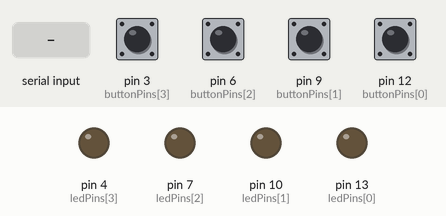
This sketch was run on a simulated Arduino Uno, built with avr-gcc and run on an emulated ATmega328P. Shown: output pins drawn as LEDs (lit = HIGH). The inputs (shaded band) are chosen by the test bench; at power-on: pin 3 (buttonPins[3]), pin 6 (buttonPins[2]), pin 9 (buttonPins[1]), pin 12 (buttonPins[0]) LOW. Random numbers use the default seed unless the sketch sets one.

Above: at 1.2 s.
1.3 s: "90,45\n" received over Serial
At 3.8 s:
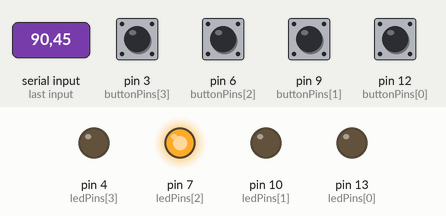
At 4.7 s:
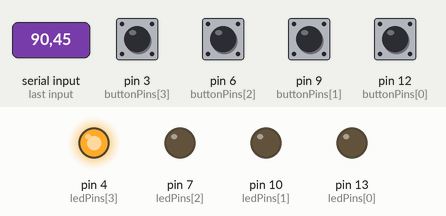
Timing chart, 0 to 12.0 s (numbered marks = the images above; inputs shaded):
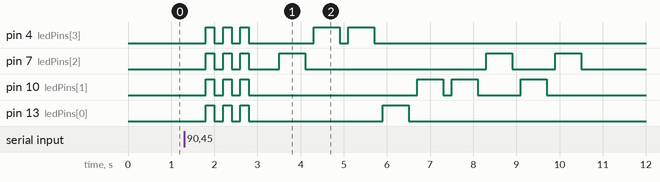

Measured:
- after the input at 1.3 s, pin 4 (ledPins[3]): LOW → HIGH after 0.50 s, → LOW 0.20 s later, → HIGH 0.20 s later, → LOW 0.20 s later, … (10 changes in this stretch); pin 7 (ledPins[2]): LOW → HIGH after 0.50 s, → LOW 0.20 s later, → HIGH 0.20 s later, → LOW 0.20 s later, … (12 changes in this stretch)

The sketch:

FlashBack-Arduino1.ino
```cpp
// MaryJo Santos, UIN: 662163618, netID: msant22
// Zainab Zaneer, UIN: 679493513, netID: zzane2
// CS 362 – Computer Design Course Project Fall 2024
// FlashBack - a memory game

// Abstract
  // FlashBack is a memory game where players must mimic sequences
  // of LED lights using buttons to progress through rounds.
  // The game features adjustable difficulty levels, high score
  // tracking, and a visual score display via an LCD. This project
  // integrates LEDs, buttons, a potentiometer and an LCD, to create
  // a challenging and customizable memory game experience.

// CODE FOR ARDUINO 1
// Game play: LEDs and Buttons

#include <stdio.h>
#include <stdlib.h>
#include <time.h>

// PIN & STATE INITIALIZATION ---------------------------

// global var for number of LEDs and Buttons (always equivalent)
const int numOptions = 4;

// 4x LEDs
int ledPins[numOptions] = {13, 10, 7, 4};
int ledStates[numOptions];

// 4x Buttons
int buttonPins[numOptions] = {12, 9, 6, 3};
int prevButtonStates[numOptions];

// OTHER VARS ---------------------------

// Variable to read incoming serial data into
int incomingByte;

// Keeping track of time, instead of using delay()
unsigned long previousMillis = 0;
//const long interval = 500;

// Game Play Vars

// Track status of game (currently playing or not)
bool inGame = false;

// Track game difficulty, number also assigned to length of pattern ( 4 : easy, 6 : medium, 8 : hard)
int gameDiff = 0;


void setup() {
  // INITTIALIZE INPUTS/OUTPUTS & STATES ---------------------------

  for (int i = 0; i < numOptions; i++) {
    // 4x LEDs as outputs
    pinMode(ledPins[i], OUTPUT);
    // 4x LEDs initialize state
    ledStates[i] = LOW;
    digitalWrite(ledPins[i], ledStates[i]);

    // 4x Buttons as inputs
    pinMode(buttonPins[i], INPUT);
    // 4x Buttons initialize state
    prevButtonStates[i] = LOW;
  }

  // Initialize serial communication
  Serial.begin(9600);

  // Seed the random number generator with the current time
  srand(time(NULL));

}

  //// each loop is an entire game
void loop() {

  // 1. Read in any incoming serial data --------------------------------
  readSerialData();

  // 2. begin game --------------------------------
  while(inGame) {

    // array to hold memory sequence
    int correctSequence[gameDiff];
    // randomly generate memory sequence
    for (int i = 0; i < gameDiff; i++) {
      correctSequence[i] = rand() % numOptions; // random num from 0 - 3
    }

    // transition
    wait(500);
    blinkLights(); // round beginning/finishing animation
    wait(500);

    // 2.1 display LED sequence --------------------------------
    displaySequence(correctSequence);

    // 2.2 obtain user sequence --------------------------------
    // if false is returned, user failed. end game.
    if (!obtainUserInputs(correctSequence)) {
      flashLights(); // game ending animation
      inGame = false;
      Serial.print('F');
      break;
    }

    // player completed round
    // send signal to increment score
    Serial.print(gameDiff);

  }

}

// utilize time to display lights and transhitions in timely matter
void wait(long interval) {
  previousMillis = millis();
  unsigned long currentMillis = millis();
  while (currentMillis - previousMillis < interval) { currentMillis = millis(); }
}

// Read in and respond to incoming serial data
void readSerialData() {
  if (Serial.available() > 0) {
    // read the oldest byte in the serial buffer:
    incomingByte = Serial.read();

    // read 4/6/8, for difficultly set by player
    // convert from ASCII digit to integer
    incomingByte = incomingByte - '0';

    // set difficulty accordingly
    gameDiff = incomingByte;

    // begin game
    inGame = true;

  }
}

// blinks all lights 3 times, indicating beginning of round
void blinkLights() {

  for(int h = 0; h < 3; h++) {
    // turn on LEDs
    for(int i = 0; i < numOptions; i++) {
      ledStates[i] = HIGH;
      digitalWrite(ledPins[i], ledStates[i]);
    }

    wait(200);

    // turn off LEDs
    for(int i = 0; i < numOptions; i++) {
      ledStates[i] = LOW;
      digitalWrite(ledPins[i], ledStates[i]);
    }

    wait(200);
  }
}

// display LED sequence to player
void displaySequence(int correctSequence[]) {
  // iterate to light each LED
  for(int i = 0; i < gameDiff; i++) {
    // get the index of LED in sequence
    int currLED = correctSequence[i];

    // turn on LED
    ledStates[currLED] = HIGH;
    digitalWrite(ledPins[currLED], ledStates[currLED]);

    wait(600);

    // turn off LED
    ledStates[currLED] = LOW;
    digitalWrite(ledPins[currLED], ledStates[currLED]);
    wait(200);
  }
}

// listen for and obtain button inputs
// compares input to correct sequence
bool obtainUserInputs(int correctSequence[]) {
  int currPlayerInput = -1;  // to store current player input

    // iterate for each input needed
    for (int i = 0; i < gameDiff; i++) {
      bool inputReceived = false;

      // wait until a button is pressed
      while (!inputReceived) {
        for (int j = 0; j < numOptions; j++) {
          int buttonState = digitalRead(buttonPins[j]);

          // check if button is pressed (LOW -> HIGH transition)
          if (buttonState == HIGH && prevButtonStates[j] == LOW) {
            inputReceived = true;
            currPlayerInput = j;

            // make corresponding LED visible
            ledStates[j] = HIGH;
            digitalWrite(ledPins[j], ledStates[j]);

            // debounce time
            wait(500);

            // wait until the button is released
            while (digitalRead(buttonPins[j]) == HIGH) {}

            // turn off corresponding LED visible
            ledStates[j] = LOW;
            digitalWrite(ledPins[j], ledStates[j]);

            // update previous button state
            prevButtonStates[j] = LOW;
          } else {
            prevButtonStates[j] = buttonState;  // update state normally
          }
        }
      }

      // compare received input with correct sequence
      if (currPlayerInput != correctSequence[i]) { return false; }

    }
    return true;  // all inputs were correct
}

// flash all lights, indicating end of game
void flashLights() {

  for(int h = 0; h < 3; h++) {
    // turn on then off each LED
    for(int i = 0; i < numOptions; i++) {
      // turn on LED
      ledStates[i] = HIGH;
      digitalWrite(ledPins[i], ledStates[i]);
      wait(100); // stay on for 100 ms
      // turn off LED
      ledStates[i] = LOW;
      digitalWrite(ledPins[i], ledStates[i]);
    }

    wait(100);
  }
}
```
